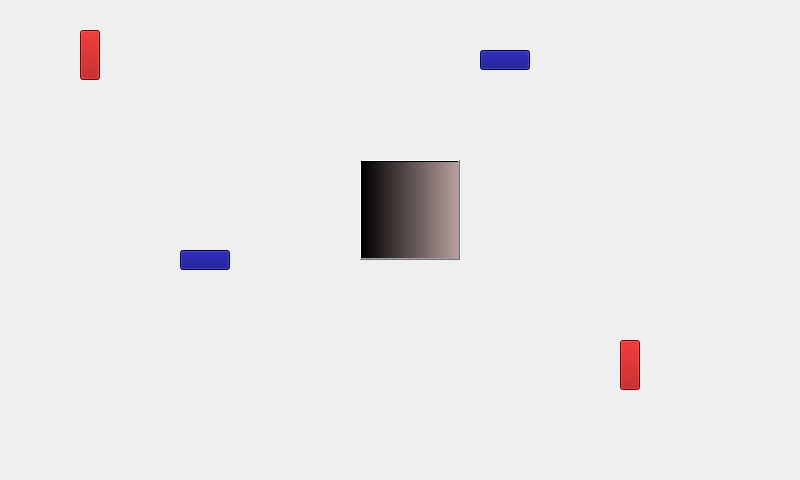
<?xml version="1.0" encoding="UTF-8"?>
<ui version="4.0">
 <class>ann</class>
 <widget class="QWidget" name="ann">
  <property name="geometry">
   <rect>
    <x>0</x>
    <y>0</y>
    <width>800</width>
    <height>480</height>
   </rect>
  </property>
  <property name="windowTitle">
   <string>Form</string>
  </property>
  <widget class="QPushButton" name="pushButton">
   <property name="geometry">
    <rect>
     <x>360</x>
     <y>160</y>
     <width>100</width>
     <height>100</height>
    </rect>
   </property>
   <property name="styleSheet">
    <string notr="true">background-color: qlineargradient(spread:pad, x1:0, y1:0.0170455, x2:1, y2:0.0170455, stop:0 rgba(0, 0, 0, 255), stop:1 rgba(185, 158, 158, 255));</string>
   </property>
   <property name="text">
    <string/>
   </property>
  </widget>
  <widget class="QPushButton" name="pushButton_vertical_1">
   <property name="geometry">
    <rect>
     <x>80</x>
     <y>30</y>
     <width>20</width>
     <height>50</height>
    </rect>
   </property>
   <property name="styleSheet">
    <string notr="true">background-color: rgb(170, 0, 0);</string>
   </property>
   <property name="text">
    <string/>
   </property>
  </widget>
  <widget class="QPushButton" name="pushButton_vertical_2">
   <property name="geometry">
    <rect>
     <x>620</x>
     <y>340</y>
     <width>20</width>
     <height>50</height>
    </rect>
   </property>
   <property name="styleSheet">
    <string notr="true">background-color: rgb(170, 0, 0);</string>
   </property>
   <property name="text">
    <string/>
   </property>
  </widget>
  <widget class="QPushButton" name="pushButton_horizontal_1">
   <property name="geometry">
    <rect>
     <x>480</x>
     <y>50</y>
     <width>50</width>
     <height>20</height>
    </rect>
   </property>
   <property name="styleSheet">
    <string notr="true">background-color: rgb(0, 0, 127);</string>
   </property>
   <property name="text">
    <string/>
   </property>
  </widget>
  <widget class="QPushButton" name="pushButton_horizontal_2">
   <property name="geometry">
    <rect>
     <x>180</x>
     <y>250</y>
     <width>50</width>
     <height>20</height>
    </rect>
   </property>
   <property name="styleSheet">
    <string notr="true">background-color: rgb(0, 0, 127);</string>
   </property>
   <property name="text">
    <string/>
   </property>
  </widget>
 </widget>
 <resources/>
 <connections/>
</ui>
